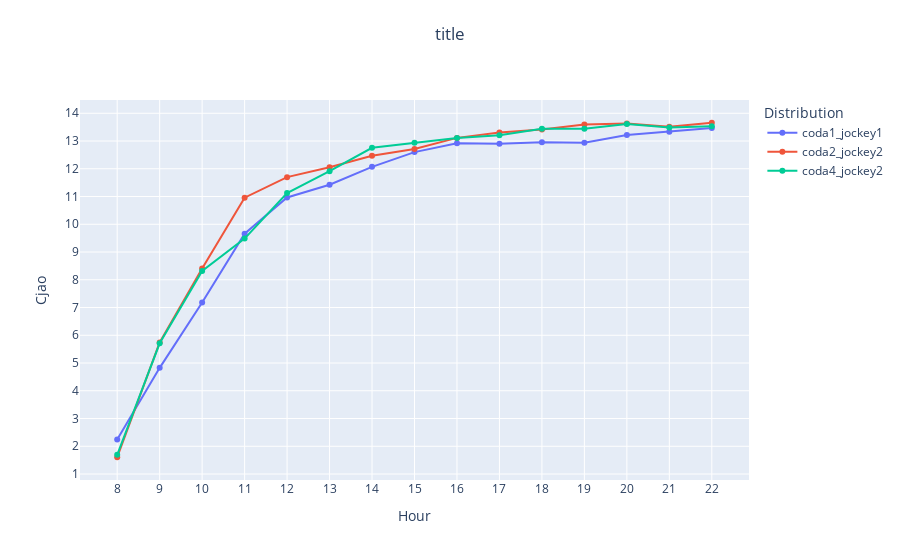

Write notebook code for a chart like this one.
### Code cell
# Average waiting time
normalize = False

fig =  go.Figure()

fig = add_simulation_to_plot(fig, df_simulations, 'coda1_jockey1', "Avg_waiting_times_standard", normalize=normalize)
fig = add_simulation_to_plot(fig, df_simulations, 'coda2_jockey2', "Avg_waiting_times_standard", normalize=normalize)
fig = add_simulation_to_plot(fig, df_simulations, 'coda4_jockey2', "Avg_waiting_times_standard", normalize=normalize)


fig = decorate_figure(fig,
    title="Average waiting time",
    y_axis_title="Value", dtick=1)
fig = fig.update_layout(
        title={
            'text': "title" ,
            'y':0.95,
            'x':0.5,
            'xanchor': 'center',
            'yanchor': 'top'},
        xaxis_title="Hour",
        yaxis_title="Cjao",
        legend_title="Distribution",
    )

fig.show()
fig.write_image("doc/report/images/results/avg_wt_jockey_best.png")

### Figure 1 — Plotly figure (JSON) as saved in the notebook; plotly's stock layout.template omitted (floating-point values rounded to 4 significant figures)
{"data": [{"mode": "lines+markers", "name": "coda1_jockey1", "type": "scatter", "x": [8, 9, 10, 11, 12, 13, 14, 15, 16, 17, 18, 19, 20, 21, 22], "y": [2.245, 4.826, 7.18, 9.661, 10.97, 11.43, 12.07, 12.6, 12.92, 12.9, 12.96, 12.94, 13.22, 13.33, 13.47]}, {"mode": "lines+markers", "name": "coda2_jockey2", "type": "scatter", "x": [8, 9, 10, 11, 12, 13, 14, 15, 16, 17, 18, 19, 20, 21, 22], "y": [1.604, 5.741, 8.408, 10.96, 11.7, 12.05, 12.47, 12.71, 13.11, 13.31, 13.42, 13.59, 13.63, 13.51, 13.66]}, {"mode": "lines+markers", "name": "coda4_jockey2", "type": "scatter", "x": [8, 9, 10, 11, 12, 13, 14, 15, 16, 17, 18, 19, 20, 21, 22], "y": [1.693, 5.711, 8.314, 9.485, 11.13, 11.91, 12.76, 12.93, 13.11, 13.21, 13.44, 13.44, 13.61, 13.49, 13.53]}], "layout": {"legend": {"title": {"text": "Distribution"}}, "title": {"text": "title", "x": 0.5, "xanchor": "center", "y": 0.95, "yanchor": "top"}, "xaxis": {"dtick": 1, "tick0": 0, "tickmode": "linear", "title": {"text": "Hour"}}, "yaxis": {"dtick": 1, "tick0": 0, "tickmode": "linear", "title": {"text": "Cjao"}}}}
